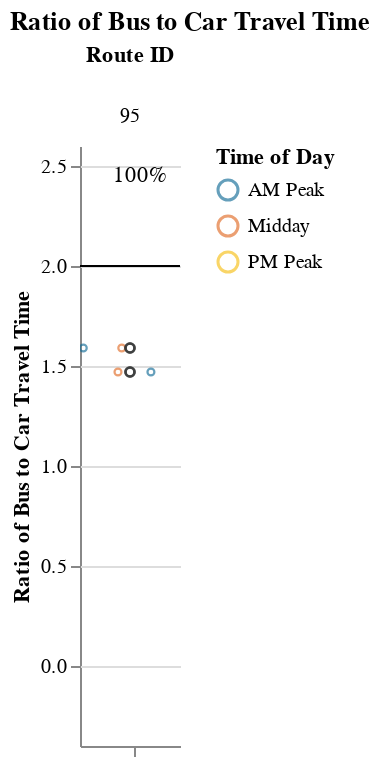
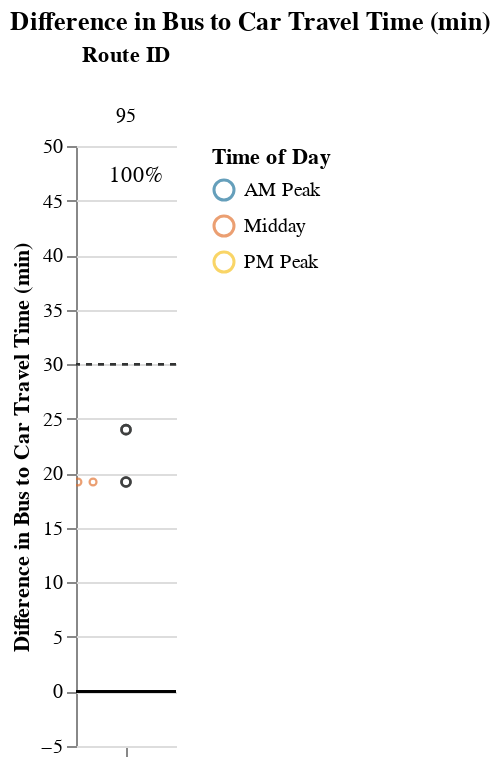

Notebook cell for these charts, in order:
### Markdown cell above
### Medium Routes (1-1.5 hrs)

### Code cell
route_group = "medium"
try:
    display_charts_for_route_group(df, route_group)
except:
    print("No routes meet this criteria.")

### Figure 1 — Vega-Lite specification as saved in the notebook (floating-point values rounded to 4 significant figures)
{"config": {"view": {"continuousWidth": 400, "continuousHeight": 300, "stroke": null}, "facet": {"spacing": 0}}, "data": {"name": "data-0bd9e2f4e14a43a526045e941d37b9b9"}, "facet": {"column": {"field": "route_id", "sort": ["95"], "title": "Route ID", "type": "nominal"}}, "spec": {"layer": [{"mark": "rule", "encoding": {"color": {"value": "black"}, "y": {"field": "cutoff", "type": "quantitative"}}, "selection": {"selector003": {"type": "interval", "bind": "scales", "encodings": ["x", "y"]}}}, {"mark": {"type": "point", "opacity": 0.65, "size": 12, "strokeWidth": 1.1}, "encoding": {"color": {"field": "time_of_day", "scale": {"range": ["#136C97", "#E16B26", "#F6BF16", "#00896B", "#7790A3", "#5B559C"]}, "sort": ["AM Peak", "Midday", "PM Peak", "Owl Service"], "title": "Time of Day", "type": "nominal"}, "tooltip": [{"field": "route_id", "type": "nominal"}, {"field": "trip_id", "type": "nominal"}, {"field": "service_hours", "type": "quantitative"}, {"field": "car_duration_hours", "type": "quantitative"}, {"field": "bus_multiplier", "type": "quantitative"}, {"field": "bus_difference", "type": "quantitative"}, {"field": "num_trips", "type": "quantitative"}, {"field": "num_competitive", "type": "quantitative"}, {"field": "pct_trips_competitive", "type": "quantitative"}, {"field": "p25", "type": "quantitative"}, {"field": "p50", "type": "quantitative"}, {"field": "p75", "type": "quantitative"}], "x": {"axis": {"grid": false, "labels": false, "ticks": true, "values": [0]}, "field": "jitter", "scale": {}, "title": null, "type": "quantitative"}, "y": {"field": "bus_multiplier", "scale": {"domain": [-0.25, 2.5]}, "title": "Ratio of Bus to Car Travel Time", "type": "quantitative"}}, "transform": [{"calculate": "sqrt(-2*log(random()))*cos(2*PI*random())", "as": "jitter"}], "width": 50}, {"layer": [{"mark": {"type": "point", "opacity": 0.6, "size": 20, "strokeWidth": 1.3}, "encoding": {"color": {"value": "#323434"}, "y": {"field": "bus_multiplier", "type": "quantitative"}}, "transform": [{"filter": "(datum.p50_trip === 1)"}]}, {"mark": {"type": "text", "align": "center", "baseline": "middle"}, "encoding": {"color": {"value": "black"}, "text": {"field": "pct_trips_competitive", "format": ".0%", "type": "quantitative"}, "tooltip": [{"field": "route_id", "type": "nominal"}, {"field": "trip_id", "type": "nominal"}, {"field": "service_hours", "type": "quantitative"}, {"field": "car_duration_hours", "type": "quantitative"}, {"field": "bus_multiplier", "type": "quantitative"}, {"field": "bus_difference", "type": "quantitative"}, {"field": "num_trips", "type": "quantitative"}, {"field": "num_competitive", "type": "quantitative"}, {"field": "pct_trips_competitive", "type": "quantitative"}, {"field": "p25", "type": "quantitative"}, {"field": "p50", "type": "quantitative"}, {"field": "p75", "type": "quantitative"}], "x": {"value": 30}, "y": {"value": 15}}, "transform": [{"calculate": "sqrt(-2*log(random()))*cos(2*PI*random())", "as": "jitter"}, {"filter": "(datum.fastest_trip === 1)"}]}]}]}, "resolve": {"scale": {"y": "shared"}}, "title": "Ratio of Bus to Car Travel Time", "$schema": "https://vega.github.io/schema/vega-lite/v4.17.0.json", "datasets": {"data-0bd9e2f4e14a43a526045e941d37b9b9": [{"calitp_itp_id": 284, "trip_key": -8319388681772766424, "trip_id": "255760", "shape_id": "32094", "route_id": "95", "service_hours": 1.0, "trip_first_departure_ts": 58500, "trip_last_arrival_ts": 62100, "departure_hour": 16, "time_of_day": "Midday", "p25": 1.0, "p50": 1.04, "p75": 1.08, "p50_trip": 1, "fastest_trip": 1, "car_duration_hours": 0.68, "competitive_route": 1, "bus_multiplier": 1.47, "bus_difference": 19.2, "num_trips": 6, "num_competitive": 6, "pct_trips_competitive": 1.0, "bus_difference_spread": 4.8, "route_group": "medium", "max_trip_hrs": 1.08, "max_trip_route_group": 1.25, "name": "San Joaquin Regional Transit District", "caltrans_district": "10 - Stockton", "drmt_organization_name": "['recBXxWghAGPPIwaR']", "cutoff2": 30, "cutoff": 2}, {"calitp_itp_id": 284, "trip_key": 8897370452835123154, "trip_id": "255764", "shape_id": "32095", "route_id": "95", "service_hours": 1.0, "trip_first_departure_ts": 26100, "trip_last_arrival_ts": 29700, "departure_hour": 7, "time_of_day": "AM Peak", "p25": 1.0, "p50": 1.04, "p75": 1.08, "p50_trip": 1, "fastest_trip": 0, "car_duration_hours": 0.68, "competitive_route": 1, "bus_multiplier": 1.47, "bus_difference": 19.2, "num_trips": 6, "num_competitive": 6, "pct_trips_competitive": 1.0, "bus_difference_spread": 4.8, "route_group": "medium", "max_trip_hrs": 1.08, "max_trip_route_group": 1.25, "name": "San Joaquin Regional Transit District", "caltrans_district": "10 - Stockton", "drmt_organization_name": "['recBXxWghAGPPIwaR']", "cutoff2": 30, "cutoff": 2}, {"calitp_itp_id": 284, "trip_key": -7971334978225718517, "trip_id": "255761", "shape_id": "32095", "route_id": "95", "service_hours": 1.0, "trip_first_departure_ts": 54900, "trip_last_arrival_ts": 58500, "departure_hour": 15, "time_of_day": "Midday", "p25": 1.0, "p50": 1.04, "p75": 1.08, "p50_trip": 1, "fastest_trip": 0, "car_duration_hours": 0.68, "competitive_route": 1, "bus_multiplier": 1.47, "bus_difference": 19.2, "num_trips": 6, "num_competitive": 6, "pct_trips_competitive": 1.0, "bus_difference_spread": 4.8, "route_group": "medium", "max_trip_hrs": 1.08, "max_trip_route_group": 1.25, "name": "San Joaquin Regional Transit District", "caltrans_district": "10 - Stockton", "drmt_organization_name": "['recBXxWghAGPPIwaR']", "cutoff2": 30, "cutoff": 2}, {"calitp_itp_id": 284, "trip_key": 7036053059022292055, "trip_id": "255756", "shape_id": "32092", "route_id": "95", "service_hours": 1.08, "trip_first_departure_ts": 59100, "trip_last_arrival_ts": 63000, "departure_hour": 16, "time_of_day": "Midday", "p25": 1.0, "p50": 1.04, "p75": 1.08, "p50_trip": 1, "fastest_trip": 0, "car_duration_hours": 0.68, "competitive_route": 1, "bus_multiplier": 1.59, "bus_difference": 24.0, "num_trips": 6, "num_competitive": 6, "pct_trips_competitive": 1.0, "bus_difference_spread": 4.8, "route_group": "medium", "max_trip_hrs": 1.08, "max_trip_route_group": 1.25, "name": "San Joaquin Regional Transit District", "caltrans_district": "10 - Stockton", "drmt_organization_name": "['recBXxWghAGPPIwaR']", "cutoff2": 30, "cutoff": 2}, {"calitp_itp_id": 284, "trip_key": 4792969033062920049, "trip_id": "255759", "shape_id": "32093", "route_id": "95", "service_hours": 1.08, "trip_first_departure_ts": 30300, "trip_last_arrival_ts": 34200, "departure_hour": 8, "time_of_day": "AM Peak", "p25": 1.0, "p50": 1.04, "p75": 1.08, "p50_trip": 1, "fastest_trip": 0, "car_duration_hours": 0.68, "competitive_route": 1, "bus_multiplier": 1.59, "bus_difference": 24.0, "num_trips": 6, "num_competitive": 6, "pct_trips_competitive": 1.0, "bus_difference_spread": 4.8, "route_group": "medium", "max_trip_hrs": 1.08, "max_trip_route_group": 1.25, "name": "San Joaquin Regional Transit District", "caltrans_district": "10 - Stockton", "drmt_organization_name": "['recBXxWghAGPPIwaR']", "cutoff2": 30, "cutoff": 2}, {"calitp_itp_id": 284, "trip_key": -5876280846990251405, "trip_id": "255755", "shape_id": "32092", "route_id": "95", "service_hours": 1.08, "trip_first_departure_ts": 62700, "trip_last_arrival_ts": 66600, "departure_hour": 17, "time_of_day": "PM Peak", "p25": 1.0, "p50": 1.04, "p75": 1.08, "p50_trip": 1, "fastest_trip": 0, "car_duration_hours": 0.68, "competitive_route": 1, "bus_multiplier": 1.59, "bus_difference": 24.0, "num_trips": 6, "num_competitive": 6, "pct_trips_competitive": 1.0, "bus_difference_spread": 4.8, "route_group": "medium", "max_trip_hrs": 1.08, "max_trip_route_group": 1.25, "name": "San Joaquin Regional Transit District", "caltrans_district": "10 - Stockton", "drmt_organization_name": "['recBXxWghAGPPIwaR']", "cutoff2": 30, "cutoff": 2}]}}

### Figure 2 — Vega-Lite specification as saved in the notebook (floating-point values rounded to 4 significant figures)
{"config": {"view": {"continuousWidth": 400, "continuousHeight": 300, "stroke": null}, "facet": {"spacing": 0}}, "data": {"name": "data-2f60f5e4283cc72f6bee60beed020d53"}, "facet": {"column": {"field": "route_id", "sort": ["95"], "title": "Route ID", "type": "nominal"}}, "spec": {"layer": [{"mark": "rule", "encoding": {"color": {"value": "black"}, "y": {"field": "cutoff", "type": "quantitative"}}, "selection": {"selector004": {"type": "interval", "bind": "scales", "encodings": ["x", "y"]}}}, {"mark": {"type": "rule", "strokeDash": [3, 3]}, "encoding": {"color": {"value": "#323434"}, "y": {"field": "cutoff2", "type": "quantitative"}}}, {"mark": {"type": "point", "opacity": 0.65, "size": 12, "strokeWidth": 1.1}, "encoding": {"color": {"field": "time_of_day", "scale": {"range": ["#136C97", "#E16B26", "#F6BF16", "#00896B", "#7790A3", "#5B559C"]}, "sort": ["AM Peak", "Midday", "PM Peak", "Owl Service"], "title": "Time of Day", "type": "nominal"}, "tooltip": [{"field": "route_id", "type": "nominal"}, {"field": "trip_id", "type": "nominal"}, {"field": "service_hours", "type": "quantitative"}, {"field": "car_duration_hours", "type": "quantitative"}, {"field": "bus_multiplier", "type": "quantitative"}, {"field": "bus_difference", "type": "quantitative"}, {"field": "num_trips", "type": "quantitative"}, {"field": "num_competitive", "type": "quantitative"}, {"field": "pct_trips_competitive", "type": "quantitative"}, {"field": "p25", "type": "quantitative"}, {"field": "p50", "type": "quantitative"}, {"field": "p75", "type": "quantitative"}], "x": {"axis": {"grid": false, "labels": false, "ticks": true, "values": [0]}, "field": "jitter", "scale": {}, "title": null, "type": "quantitative"}, "y": {"field": "bus_difference", "scale": {"domain": [-5, 46.2]}, "title": "Difference in Bus to Car Travel Time (min)", "type": "quantitative"}}, "transform": [{"calculate": "sqrt(-2*log(random()))*cos(2*PI*random())", "as": "jitter"}], "width": 50}, {"layer": [{"mark": {"type": "point", "opacity": 0.6, "size": 20, "strokeWidth": 1.3}, "encoding": {"color": {"value": "#323434"}, "y": {"field": "bus_difference", "type": "quantitative"}}, "transform": [{"filter": "(datum.p50_trip === 1)"}]}, {"mark": {"type": "text", "align": "center", "baseline": "middle"}, "encoding": {"color": {"value": "black"}, "text": {"field": "pct_trips_competitive", "format": ".0%", "type": "quantitative"}, "tooltip": [{"field": "route_id", "type": "nominal"}, {"field": "trip_id", "type": "nominal"}, {"field": "service_hours", "type": "quantitative"}, {"field": "car_duration_hours", "type": "quantitative"}, {"field": "bus_multiplier", "type": "quantitative"}, {"field": "bus_difference", "type": "quantitative"}, {"field": "num_trips", "type": "quantitative"}, {"field": "num_competitive", "type": "quantitative"}, {"field": "pct_trips_competitive", "type": "quantitative"}, {"field": "p25", "type": "quantitative"}, {"field": "p50", "type": "quantitative"}, {"field": "p75", "type": "quantitative"}], "x": {"value": 30}, "y": {"value": 15}}, "transform": [{"calculate": "sqrt(-2*log(random()))*cos(2*PI*random())", "as": "jitter"}, {"filter": "(datum.fastest_trip === 1)"}]}]}]}, "resolve": {"scale": {"y": "shared"}}, "title": "Difference in Bus to Car Travel Time (min)", "$schema": "https://vega.github.io/schema/vega-lite/v4.17.0.json", "datasets": {"data-2f60f5e4283cc72f6bee60beed020d53": [{"calitp_itp_id": 284, "trip_key": -8319388681772766424, "trip_id": "255760", "shape_id": "32094", "route_id": "95", "service_hours": 1.0, "trip_first_departure_ts": 58500, "trip_last_arrival_ts": 62100, "departure_hour": 16, "time_of_day": "Midday", "p25": 1.0, "p50": 1.04, "p75": 1.08, "p50_trip": 1, "fastest_trip": 1, "car_duration_hours": 0.68, "competitive_route": 1, "bus_multiplier": 1.47, "bus_difference": 19.2, "num_trips": 6, "num_competitive": 6, "pct_trips_competitive": 1.0, "bus_difference_spread": 4.8, "route_group": "medium", "max_trip_hrs": 1.08, "max_trip_route_group": 1.25, "name": "San Joaquin Regional Transit District", "caltrans_district": "10 - Stockton", "drmt_organization_name": "['recBXxWghAGPPIwaR']", "cutoff2": 30, "cutoff": 0}, {"calitp_itp_id": 284, "trip_key": 8897370452835123154, "trip_id": "255764", "shape_id": "32095", "route_id": "95", "service_hours": 1.0, "trip_first_departure_ts": 26100, "trip_last_arrival_ts": 29700, "departure_hour": 7, "time_of_day": "AM Peak", "p25": 1.0, "p50": 1.04, "p75": 1.08, "p50_trip": 1, "fastest_trip": 0, "car_duration_hours": 0.68, "competitive_route": 1, "bus_multiplier": 1.47, "bus_difference": 19.2, "num_trips": 6, "num_competitive": 6, "pct_trips_competitive": 1.0, "bus_difference_spread": 4.8, "route_group": "medium", "max_trip_hrs": 1.08, "max_trip_route_group": 1.25, "name": "San Joaquin Regional Transit District", "caltrans_district": "10 - Stockton", "drmt_organization_name": "['recBXxWghAGPPIwaR']", "cutoff2": 30, "cutoff": 0}, {"calitp_itp_id": 284, "trip_key": -7971334978225718517, "trip_id": "255761", "shape_id": "32095", "route_id": "95", "service_hours": 1.0, "trip_first_departure_ts": 54900, "trip_last_arrival_ts": 58500, "departure_hour": 15, "time_of_day": "Midday", "p25": 1.0, "p50": 1.04, "p75": 1.08, "p50_trip": 1, "fastest_trip": 0, "car_duration_hours": 0.68, "competitive_route": 1, "bus_multiplier": 1.47, "bus_difference": 19.2, "num_trips": 6, "num_competitive": 6, "pct_trips_competitive": 1.0, "bus_difference_spread": 4.8, "route_group": "medium", "max_trip_hrs": 1.08, "max_trip_route_group": 1.25, "name": "San Joaquin Regional Transit District", "caltrans_district": "10 - Stockton", "drmt_organization_name": "['recBXxWghAGPPIwaR']", "cutoff2": 30, "cutoff": 0}, {"calitp_itp_id": 284, "trip_key": 7036053059022292055, "trip_id": "255756", "shape_id": "32092", "route_id": "95", "service_hours": 1.08, "trip_first_departure_ts": 59100, "trip_last_arrival_ts": 63000, "departure_hour": 16, "time_of_day": "Midday", "p25": 1.0, "p50": 1.04, "p75": 1.08, "p50_trip": 1, "fastest_trip": 0, "car_duration_hours": 0.68, "competitive_route": 1, "bus_multiplier": 1.59, "bus_difference": 24.0, "num_trips": 6, "num_competitive": 6, "pct_trips_competitive": 1.0, "bus_difference_spread": 4.8, "route_group": "medium", "max_trip_hrs": 1.08, "max_trip_route_group": 1.25, "name": "San Joaquin Regional Transit District", "caltrans_district": "10 - Stockton", "drmt_organization_name": "['recBXxWghAGPPIwaR']", "cutoff2": 30, "cutoff": 0}, {"calitp_itp_id": 284, "trip_key": 4792969033062920049, "trip_id": "255759", "shape_id": "32093", "route_id": "95", "service_hours": 1.08, "trip_first_departure_ts": 30300, "trip_last_arrival_ts": 34200, "departure_hour": 8, "time_of_day": "AM Peak", "p25": 1.0, "p50": 1.04, "p75": 1.08, "p50_trip": 1, "fastest_trip": 0, "car_duration_hours": 0.68, "competitive_route": 1, "bus_multiplier": 1.59, "bus_difference": 24.0, "num_trips": 6, "num_competitive": 6, "pct_trips_competitive": 1.0, "bus_difference_spread": 4.8, "route_group": "medium", "max_trip_hrs": 1.08, "max_trip_route_group": 1.25, "name": "San Joaquin Regional Transit District", "caltrans_district": "10 - Stockton", "drmt_organization_name": "['recBXxWghAGPPIwaR']", "cutoff2": 30, "cutoff": 0}, {"calitp_itp_id": 284, "trip_key": -5876280846990251405, "trip_id": "255755", "shape_id": "32092", "route_id": "95", "service_hours": 1.08, "trip_first_departure_ts": 62700, "trip_last_arrival_ts": 66600, "departure_hour": 17, "time_of_day": "PM Peak", "p25": 1.0, "p50": 1.04, "p75": 1.08, "p50_trip": 1, "fastest_trip": 0, "car_duration_hours": 0.68, "competitive_route": 1, "bus_multiplier": 1.59, "bus_difference": 24.0, "num_trips": 6, "num_competitive": 6, "pct_trips_competitive": 1.0, "bus_difference_spread": 4.8, "route_group": "medium", "max_trip_hrs": 1.08, "max_trip_route_group": 1.25, "name": "San Joaquin Regional Transit District", "caltrans_district": "10 - Stockton", "drmt_organization_name": "['recBXxWghAGPPIwaR']", "cutoff2": 30, "cutoff": 0}]}}
